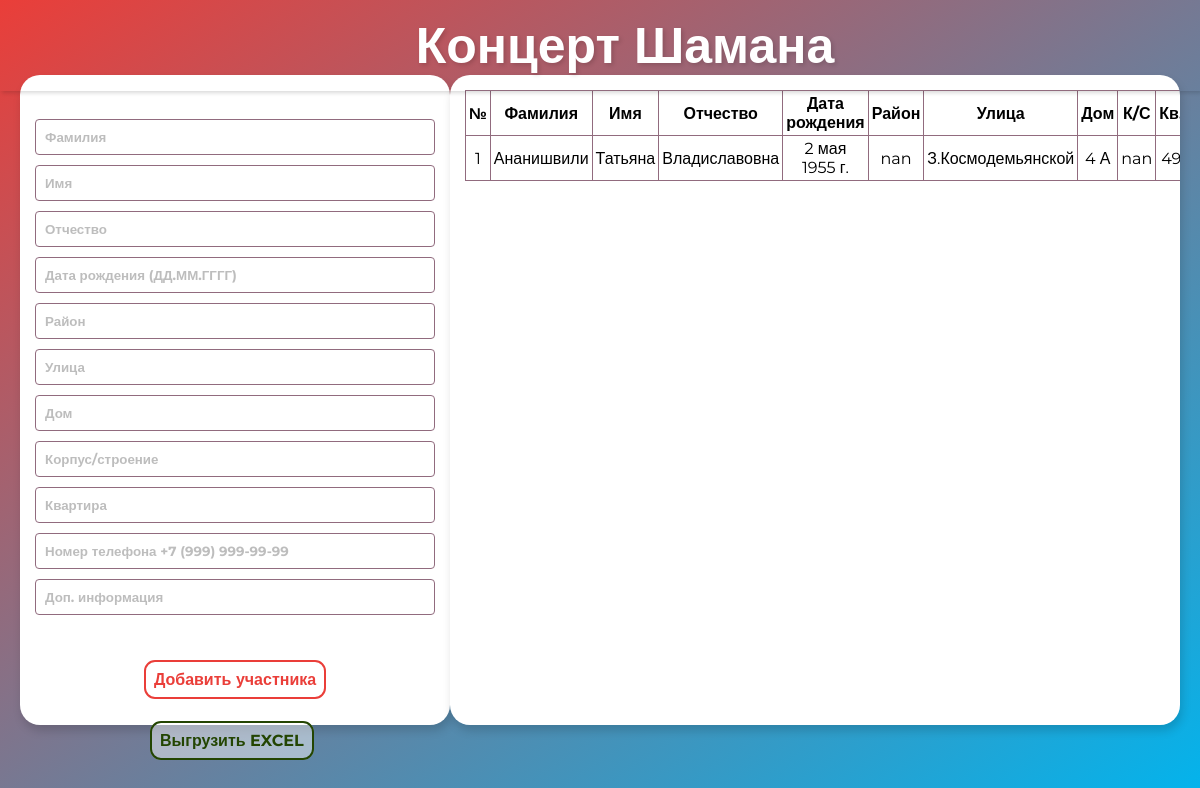
/events/13/add_participant (signed in), run on the app's committed database.
### events/models.py (models this page shows, shortened)
class Events(models.Model):
    title = models.CharField('Название', max_length=155)
    description = models.CharField('Описание', max_length=250)
    full_text = models.TextField('Мероприятие')
    date = models.DateField('Дата мероприятия')
    class Meta:
        verbose_name = 'Мероприятие'
        verbose_name_plural = 'Мероприятия'

class Participant(models.Model):
    event = models.ForeignKey(Events, on_delete=models.CASCADE)
    first_name = models.CharField(max_length=255, help_text='Имя', blank=True)
    last_name = models.CharField(max_length=255, help_text='Фамилия', blank=True)
    patronymic = models.CharField(max_length=255, help_text='Отчество', blank=True)
    date_of_birth = models.DateField(help_text='Дата рождения', blank=True)
    district = models.CharField(max_length=255, help_text='Район', blank=True)
    street = models.CharField(max_length=255, help_text='Улица', blank=True)
    house_number = models.CharField(max_length=255, help_text='Номер дома', blank=True)
    building = models.CharField(max_length=255, help_text='Корпус/строение', blank=True)
    apartment_number = models.PositiveIntegerField(help_text='Квартира', blank=True)
    phone_number = models.CharField(max_length=18, help_text='Номер телефона', blank=True)
    additional_phone_number = models.CharField(max_length=18, help_text='Доп. номер телефона', blank=True)
    color = models.CharField(max_length=20, default='white')
    number = models.IntegerField(default=1)

### events/views.py (the view)
# urls.py: path('<int:event_id>/add_participant', views.add_participant, name='add_participant'),
@login_required
def add_participant(request, event_id):
    event = Events.objects.get(pk=event_id)
    participants_list = Participant.objects.filter(event=event)
    number = len(participants_list)+1
    error = ''
    if request.method == 'POST':
        form = ParticipantForm(request.POST)
        if form.is_valid():
            participant = form.save(commit=False)
            existing_participant = event.participant_set.filter(phone_number=participant.phone_number).first()
            if existing_participant:
                error = 'Участник с таким номером телефона уже зарегистрирован на мероприятии'
            else:
                participant.event = event
                participant.number = number
                participant.save()
                if request.headers.get('HTTP_X_REQUESTED_WITH') == 'XMLHttpRequest':
                    return JsonResponse({'redirect_url': reverse('event_detail', args=[event.id])})
                else:
                    return redirect('add_participant', event_id)
        else:
            error = 'Поля заполнены неверно'
    else:
        form = ParticipantForm()
    if request.headers.get('HTTP_X_REQUESTED_WITH') == 'XMLHttpRequest':
        return JsonResponse({'error': error})
    else:
        return render(request, 'events/add_participant.html',
                      {'form': form,  'event': event, 'error': error, 'participants_list': participants_list})

### events/templates/events/add_participant.html (shortened to what this page needs)
{% load static %}
<!doctype html>
<html lang="en">
<head>
    <link rel="stylesheet" type="text/css" href="{% static 'participants/participants.css' %}">
</head>
<body>
    <h1 class="add-header">
        <div class="text-header">{{ event.title }}</div>
        <a href="/">
        </a>
    </h1>
        <div class="main">
            <form  method="post" class="post-form">
                {% csrf_token %} <br>
                {{ form.last_name }}<br>
                {{ form.first_name }}<br>
                {{ form.patronymic }}<br>
                {{ form.date_of_birth }}<br>
                {{ form.district }}<br>
                {{ form.street }}<br>
                {{ form.house_number }}<br>
                {{ form.building }}<br>
                {{ form.apartment_number }}<br>
                {{ form.phone_number }}<br>
                {{ form.additional_phone_number }}<br>
            <button class="add-button" type="submit">Добавить участника</button></form>
        </div>
        <div class="part-table">
            <table class="iksweb">
                <tbody>
                    <tr>
                        <td>№</td>
                        <td>Фамилия</td>
                        <td>Имя</td>
                        <td>Отчество</td>
                        <td>Дата рождения</td>
                        <td>Район</td>
                        <td>Улица</td>
                        <td>Дом</td>
                        <td>К/С</td>
                        <td>Кв.</td>
                    </tr>
                {% for participant in participants_list %}
                    <tr id="changeable-div" >
                        <td style="background-color: {{ participant.color }};">{{ forloop.counter }}</td>
                        <td style="background-color: {{ participant.color }};">{{ participant.last_name }}</td>
                        <td style="background-color: {{ participant.color }};">{{ participant.first_name }}</td>
                        <td style="background-color: {{ participant.color }};">{{ participant.patronymic }}</td>
                        <td style="background-color: {{ participant.color }};">{{ participant.date_of_birth }}</td>
                        <td style="background-color: {{ participant.color }};">{{ participant.district }}</td>
                        <td style="background-color: {{ participant.color }};">{{ participant.street }}</td>
                        <td style="background-color: {{ participant.color }};">{{ participant.house_number }}</td>
                        <td style="background-color: {{ participant.color }};">{{ participant.building }}</td>
                        <td style="background-color: {{ participant.color }};">{{ participant.apartment_number }}</td>
                    </tr>
                {% endfor %}
                </tbody>
            </table>
        </div>
        <div class="save-report-container">
            <a href="{% url 'save_csv' event_id=event.id %}" class="save-report" download="{{ event.title }}_отчет.csv">
                Выгрузить EXCEL
            </a>
        </div>
</body>
</html>

### participants/static/participants/participants.css (style rules this page uses)
html { color: #000000; font-family: 'Montserrat', sans-serif; width: 100%; height: 100%; margin: 0; padding: 0; }
body { margin: 0; font-family: 'Montserrat', sans-serif; overflow: hidden; display: flex; align-items: center; justify-content: space-between; height: 100vh; background: linear-gradient(to bottom right, #ea3e39, #02b4ed); }
.add-header { display: flex ; position: fixed; align-items: center; justify-content: center; color: #fff; text-shadow: 2px 2px 4px rgba(0, 0, 0, 0.15); font-size: 50px; background-color: rgba(73, 173, 213, 0); top: 0; left: 0; right: 0; box-shadow: 2px 2px 4px rgba(0, 0, 0, 0.15); margin: 0px; padding: 15px 0 15px 0; }
.main { margin-left: 20px; background-color: #ffffff; border-radius: 20px; padding: 15px 15px 5px 15px; box-shadow: 2px 6px 10px rgba(0, 0, 0, 0.15); min-height: 630px; width: 400px; text-align: center; }
.part-table { font-size: 16px; margin-right: 20px; background-color: #ffffff; border-radius: 20px; padding: 15px 15px 5px 15px; box-shadow: 2px 6px 10px rgba(0, 0, 0, 0.15); height: 630px; width: 1400px; text-align: center; overflow: auto; }
tr:nth-child(1) td { font-weight: bold; }
table.iksweb { width: 100%; border-collapse: collapse; border-spacing: 0; height: auto; }
table.iksweb, table.iksweb td { border: 1px solid #916b7e; }
table.iksweb td { padding: 3px; width: auto; height: 30px; }
.form-control { width: 400px; padding: 9px; margin-top: 10px; border: 1px solid #916b7e; border-radius: 4px; box-sizing: border-box; font-family: 'Montserrat', sans-serif; font-weight: bold; }
.add-button { margin-top: 25px; background-color: white; font-weight: bold; font-size: 16px; font-family: 'Montserrat', sans-serif; padding: 8px; border: 2px solid #ea3e39; color: #ea3e39; border-radius: 11px; cursor: pointer; transition: color, background-color, transform 0.2s ease; }
.text-header { margin-left: 200px; }
a { text-decoration: none; color: white; }
.form-control::placeholder { font-family: 'Montserrat', sans-serif; color: rgba(27, 27, 27, 0.29); }
.save-report-container { position: absolute; left: 150px; bottom: 50px; }
.save-report { margin-top: 25px; background-color: rgba(255, 255, 255, 0.45); font-weight: bold; font-size: 16px; font-family: 'Montserrat', sans-serif; padding: 8px; border: 2px solid #234502; color: #234502; border-radius: 11px; cursor: pointer; transition: color, background-color, transform 0.2s ease; }

### data on the page
Events: title "Концерт Шамана"
Participant: last_name "Ананишвили", first_name "Татьяна", patronymic "Владиславовна", date_of_birth "2 мая 1955 г.", district "nan", street "З.Космодемьянской", house_number "4 А", building "nan", apartment_number "49"
